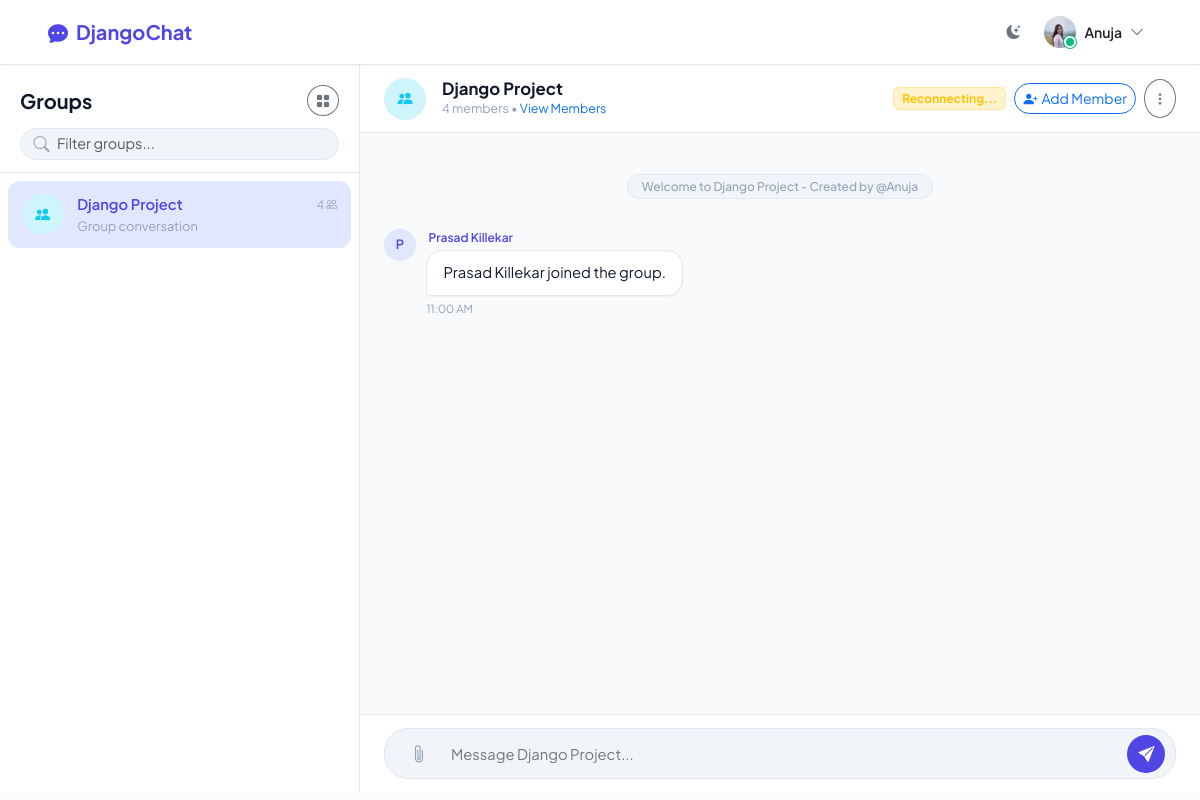
The page /group/4/ (signed in) on the database its author committed.
### accounts/models.py (models this page shows, shortened)
class UserProfile(models.Model):
    user = models.OneToOneField(User, on_delete=models.CASCADE, related_name='profile')
    bio = models.CharField(max_length=250, blank=True, default='Hey there! I am using DjangoChat.')
    profile_picture = models.ImageField(upload_to='profiles/', blank=True, null=True)
    is_online = models.BooleanField(default=False)
    last_seen = models.DateTimeField(auto_now=True)
    email_notifications = models.BooleanField(
        default=True,
        help_text="Receive email notifications on registered Gmail when offline"
    )
    @property
    def full_name(self):
        full = f"{self.user.first_name} {self.user.last_name}".strip()
        return full if full else self.user.username

### chat/models.py (models this page shows, shortened)
class Group(models.Model):
    name = models.CharField(max_length=150)
    description = models.TextField(blank=True, default='')
    avatar = models.ImageField(upload_to='group_avatars/', blank=True, null=True)
    created_by = models.ForeignKey(User, on_delete=models.CASCADE, related_name='groups_created')
    created_at = models.DateTimeField(auto_now_add=True)
    updated_at = models.DateTimeField(auto_now=True)
    members = models.ManyToManyField(User, through='GroupMembership', related_name='chat_groups')
    class Meta:
        ordering = ['-updated_at']

class Message(models.Model):
    sender = models.ForeignKey(User, on_delete=models.CASCADE, related_name='sent_messages')
    conversation = models.ForeignKey(Conversation, on_delete=models.CASCADE, null=True, blank=True, related_name='messages')
    group = models.ForeignKey(Group, on_delete=models.CASCADE, null=True, blank=True, related_name='messages')
    content = models.TextField(blank=True, default='')
    timestamp = models.DateTimeField(auto_now_add=True)
    is_read = models.BooleanField(default=False)
    class Meta:
        ordering = ['timestamp']

### chat/views.py (the view)
# urls.py: path('group/<int:group_id>/', views.group_chat_view, name='group_chat'),
@login_required
def group_chat_view(request, group_id):
    group = get_object_or_404(Group.objects.prefetch_related('members'), id=group_id)
    membership = GroupMembership.objects.filter(group=group, user=request.user).first()
    if not membership:
        messages.warning(request, f"You are not a member of '{group.name}'. Please join the group to participate.")
        return redirect('dashboard')
    chat_messages = group.messages.prefetch_related('attachments').select_related('sender__profile').all()
    memberships = group.memberships.select_related('user__profile').order_by('role', 'user__username')
    existing_member_ids = group.members.values_list('id', flat=True)
    available_users = User.objects.exclude(id__in=existing_member_ids).select_related('profile')
    sidebar_groups = request.user.chat_groups.all().order_by('-updated_at')
    context = {
        'group': group,
        'chat_messages': chat_messages,
        'memberships': memberships,
        'available_users': available_users,
        'sidebar_groups': sidebar_groups,
        'is_admin': group.memberships.filter(user=request.user, role='admin').exists() or group.created_by == request.user,
        'profile': getattr(request.user, 'profile', None),
    }
    return render(request, 'group_chat.html', context)

### templates/group_chat.html (shortened to what this page needs)
{% extends 'base.html' %}
{% block content %}
<div class="chat-app-container">
    <div class="chat-sidebar d-none d-md-flex" id="groupSidebar">
        <div class="chat-sidebar-header">
            <div class="d-flex align-items-center justify-content-between mb-2">
                <h5 class="fw-bold mb-0">Groups</h5>
                <a href="{% url 'dashboard' %}" class="btn btn-sm btn-outline-secondary rounded-circle" title="Back to Dashboard">
                    <i class="bi bi-grid-fill"></i>
                </a>
            </div>
            <div class="sidebar-search-box">
                <i class="bi bi-search search-icon"></i>
                <input type="text" id="sidebarGroupFilter" class="form-control form-control-sm" placeholder="Filter groups...">
            </div>
        </div>
        <div class="chat-list" id="sidebarGroupList">
            {% for g in sidebar_groups %}
            <a href="{% url 'group_chat' group_id=g.id %}" class="chat-item {% if g.id == group.id %}active{% endif %}">
                {% if g.avatar %}
                    <img src="{{ g.avatar.url }}" alt="{{ g.name }}" class="avatar">
                {% else %}
                    <div class="avatar bg-info-subtle text-info">
                        <i class="bi bi-people-fill"></i>
                    </div>
                {% endif %}
                <div class="chat-item-info">
                    <div class="d-flex align-items-center justify-content-between">
                        <div class="chat-item-name">{{ g.name }}</div>
                        <div class="chat-item-time">{{ g.members.count }} <i class="bi bi-people"></i></div>
                    </div>
                    <div class="chat-item-snippet">
                        {{ g.description|default:"Group conversation" }}
                    </div>
                </div>
            </a>
            {% empty %}
            <div class="p-3 text-center text-muted small">No other groups joined.</div>
            {% endfor %}
        </div>
    </div>
    <div class="chat-main">
        <div class="chat-header">
            <div class="d-flex align-items-center gap-3">
                {% if group.avatar %}
                    <img src="{{ group.avatar.url }}" alt="{{ group.name }}" class="avatar">
                {% else %}
                    <div class="avatar bg-info-subtle text-info">
                        <i class="bi bi-people-fill"></i>
                    </div>
                {% endif %}
                <div>
                    <h6 class="chat-header-title">{{ group.name }}</h6>
                    <div class="chat-header-status">
                        <span>{{ memberships.count }} members</span> &bull;
                        <a href="#" class="text-primary text-decoration-none" data-bs-toggle="modal" data-bs-target="#viewMembersModal">
                            View Members
                        </a>
                    </div>
                </div>
            </div>
            <div class="d-flex align-items-center gap-2">
                <span id="wsStatusBadge" class="badge bg-secondary-subtle text-secondary border">Connecting...</span>
                <button class="btn btn-sm btn-outline-primary rounded-pill d-inline-flex align-items-center gap-1" data-bs-toggle="modal" data-bs-target="#addMemberModal">
                    <i class="bi bi-person-plus-fill"></i> <span class="d-none d-sm-inline">Add Member</span>
                </button>
                <div class="dropdown">
                    <button class="btn btn-sm btn-outline-secondary rounded-circle p-2" type="button" data-bs-toggle="dropdown" aria-expanded="false" title="Group Actions">
                        <i class="bi bi-three-dots-vertical"></i>
                    </button>
                </div>
            </div>
        </div>
        <div class="chat-messages-container" id="chatMessagesContainer">
            <div class="message-date-divider">
                <span>Welcome to {{ group.name }} - Created by @{{ group.created_by.username }}</span>
            </div>
            {% for msg in chat_messages %}
            <div class="message-row {% if msg.sender == user %}sent{% else %}received{% endif %}" id="msg-{{ msg.id }}">
                {% if msg.sender != user %}
                    <div class="avatar avatar-sm">
                        {% if msg.sender.profile.profile_picture %}
                            <img src="{{ msg.sender.profile.profile_picture.url }}" alt="{{ msg.sender.username }}" class="avatar avatar-sm">
                        {% else %}
                            {{ msg.sender.first_name|default:msg.sender.username|make_list|first|upper }}
                        {% endif %}
                    </div>
                {% endif %}
                <div class="message-content-wrapper">
                    {% if msg.sender != user %}
                        <div class="message-sender-name">{{ msg.sender.profile.full_name }}</div>
                    {% endif %}
                    <div class="message-bubble">
                        {{ msg.content }}
                    </div>
                    <div class="message-meta">
                        <span>{{ msg.timestamp|date:"h:i A" }}</span>
                    </div>
                </div>
            </div>
            {% endfor %}
        </div>
        <div class="chat-footer">
            <form id="groupChatForm" onsubmit="return false;">
                <div class="chat-input-wrapper">
                    <button type="button" class="chat-action-btn" onclick="document.getElementById('chatFileInput').click();" title="Attach file or photo">
                        <i class="bi bi-paperclip"></i>
                    </button>
                    <input type="text" id="chatMessageInput" class="chat-input-field" placeholder="Message {{ group.name }}..." autocomplete="off">
                    <button type="button" id="chatSendBtn" class="chat-send-btn" title="Send message">
                        <i class="bi bi-send-fill"></i>
                    </button>
                </div>
            </form>
        </div>
    </div>
</div>
{% endblock %}

### templates/base.html (shortened to what this page needs)
<!DOCTYPE html>
<html lang="en" data-bs-theme="light">
<head>
    <link href="https://cdn.jsdelivr.net/npm/bootstrap@5.3.3/dist/css/bootstrap.min.css" rel="stylesheet">
    <link rel="stylesheet" href="https://cdn.jsdelivr.net/npm/bootstrap-icons@1.11.3/font/bootstrap-icons.min.css">
    {% load static %}
    <link rel="stylesheet" href="{% static 'css/style.css' %}">
</head>
<body>
    <nav class="navbar navbar-expand-lg navbar-custom">
        <div class="container-fluid px-lg-4">
            <a class="navbar-brand" href="{% if user.is_authenticated %}{% url 'dashboard' %}{% else %}{% url 'home' %}{% endif %}">
                <i class="bi bi-chat-dots-fill"></i>
                <span>DjangoChat</span>
            </a>
            <div class="d-flex align-items-center gap-2 ms-auto">
                <button class="btn btn-sm btn-outline-secondary border-0 rounded-circle p-2" id="themeToggleBtn" title="Toggle Light/Dark Theme">
                    <i class="bi bi-moon-stars-fill" id="themeToggleIcon"></i>
                </button>
                {% if user.is_authenticated %}
                    <div class="dropdown">
                        <button class="btn btn-sm d-flex align-items-center gap-2 border-0 bg-transparent" type="button" data-bs-toggle="dropdown" aria-expanded="false">
                            <div class="avatar-wrapper">
                                {% if user.profile.profile_picture %}
                                    <img src="{{ user.profile.profile_picture.url }}" alt="{{ user.username }}" class="avatar avatar-sm">
                                {% else %}
                                    <div class="avatar avatar-sm">
                                        {{ user.first_name|default:user.username|make_list|first|upper }}
                                    </div>
                                {% endif %}
                                <span class="status-indicator status-online pulse-online"></span>
                            </div>
                            <span class="d-none d-md-inline fw-semibold text-truncate" style="max-width: 120px;">
                                {{ user.first_name|default:user.username }}
                            </span>
                            <i class="bi bi-chevron-down fs-xs text-muted"></i>
                        </button>
                    </div>
                {% else %}
                    <a href="{% url 'login' %}" class="btn btn-sm btn-outline-primary px-3 rounded-pill">Sign In</a>
                    <a href="{% url 'register' %}" class="btn btn-sm btn-primary-custom px-3 rounded-pill">Get Started</a>
                {% endif %}
            </div>
        </div>
    </nav>
    <main class="flex-grow-1">
        {% block content %}{% endblock %}
    </main>
</body>
</html>

### rows shown on the page
Group: name "Django Project", members.count "4", description "Group conversation", created_by.username "Anuja", name "Message Django Project..."
Message: sender.first_name|make_list "P", sender.profile.full_name "Prasad Killekar", content "Prasad Killekar joined the group.", timestamp "11:00 AM"

### other values the page prints
{{ user.first_name|default:user.username }} "Anuja"
{{ memberships.count }} "4"
